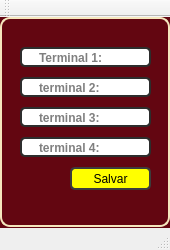
<?xml version="1.0" encoding="UTF-8"?>
<ui version="4.0">
 <class>MainWindow</class>
 <widget class="QMainWindow" name="MainWindow">
  <property name="geometry">
   <rect>
    <x>0</x>
    <y>0</y>
    <width>170</width>
    <height>250</height>
   </rect>
  </property>
  <property name="minimumSize">
   <size>
    <width>170</width>
    <height>250</height>
   </size>
  </property>
  <property name="maximumSize">
   <size>
    <width>170</width>
    <height>250</height>
   </size>
  </property>
  <property name="windowTitle">
   <string>Terminal</string>
  </property>
  <property name="windowIcon">
   <iconset>
    <normaloff>:/ICON/projetoFechamentoCx.png</normaloff>:/ICON/projetoFechamentoCx.png</iconset>
  </property>
  <widget class="QWidget" name="centralwidget">
   <property name="minimumSize">
    <size>
     <width>170</width>
     <height>0</height>
    </size>
   </property>
   <property name="maximumSize">
    <size>
     <width>170</width>
     <height>250</height>
    </size>
   </property>
   <property name="styleSheet">
    <string notr="true">background-color: rgb(99,6,17);</string>
   </property>
   <layout class="QHBoxLayout" name="horizontalLayout">
    <property name="spacing">
     <number>0</number>
    </property>
    <property name="leftMargin">
     <number>0</number>
    </property>
    <property name="topMargin">
     <number>0</number>
    </property>
    <property name="rightMargin">
     <number>0</number>
    </property>
    <property name="bottomMargin">
     <number>0</number>
    </property>
    <item>
     <widget class="QFrame" name="telaTerminal">
      <property name="minimumSize">
       <size>
        <width>170</width>
        <height>210</height>
       </size>
      </property>
      <property name="maximumSize">
       <size>
        <width>170</width>
        <height>210</height>
       </size>
      </property>
      <property name="styleSheet">
       <string notr="true">

QFrame{
background-color: rgb(99,6,17);
border-radius: 10px;
border: 2px solid rgb(245,230,189);
	color: rgb(0, 0, 0);
}

QFrame:houver{
	border: 2px solid rgb(65, 65, 65);
background-position: center;

}</string>
      </property>
      <property name="frameShape">
       <enum>QFrame::NoFrame</enum>
      </property>
      <property name="frameShadow">
       <enum>QFrame::Raised</enum>
      </property>
      <widget class="QLineEdit" name="terminal1">
       <property name="geometry">
        <rect>
         <x>20</x>
         <y>30</y>
         <width>131</width>
         <height>20</height>
        </rect>
       </property>
       <property name="font">
        <font>
         <weight>75</weight>
         <bold>true</bold>
        </font>
       </property>
       <property name="styleSheet">
        <string notr="true">

QLineEdit{
	border: 2px solid rgb(45, 45, 45);
 	border-radius: 5px;
    padding: 15px;
    color: rgb(0, 0, 0);
	background-color: rgb(255, 255, 255);
}
QLineEdit:hover{
	border: 2px solid rgb(55, 55, 55);
}
QLineEdit:focus{
	border: 2px solid rgb(255, 207, 0);
     color: rgb(0, 0, 0);
}</string>
       </property>
       <property name="placeholderText">
        <string>Terminal 1:</string>
       </property>
      </widget>
      <widget class="QLineEdit" name="terminal2">
       <property name="geometry">
        <rect>
         <x>20</x>
         <y>60</y>
         <width>131</width>
         <height>20</height>
        </rect>
       </property>
       <property name="font">
        <font>
         <weight>75</weight>
         <bold>true</bold>
        </font>
       </property>
       <property name="styleSheet">
        <string notr="true">

QLineEdit{
	border: 2px solid rgb(45, 45, 45);
 	border-radius: 5px;
    padding: 15px;
    color: rgb(0, 0, 0);
	background-color: rgb(255, 255, 255);
}
QLineEdit:hover{
	border: 2px solid rgb(55, 55, 55);
}
QLineEdit:focus{
	border: 2px solid rgb(255, 207, 0);
     color: rgb(0, 0, 0);
}</string>
       </property>
       <property name="placeholderText">
        <string>terminal 2:</string>
       </property>
      </widget>
      <widget class="QLineEdit" name="terminal3">
       <property name="geometry">
        <rect>
         <x>20</x>
         <y>90</y>
         <width>131</width>
         <height>20</height>
        </rect>
       </property>
       <property name="font">
        <font>
         <weight>75</weight>
         <bold>true</bold>
        </font>
       </property>
       <property name="styleSheet">
        <string notr="true">

QLineEdit{
	border: 2px solid rgb(45, 45, 45);
 	border-radius: 5px;
    padding: 15px;
    color: rgb(0, 0, 0);
	background-color: rgb(255, 255, 255);
}
QLineEdit:hover{
	border: 2px solid rgb(55, 55, 55);
}
QLineEdit:focus{
	border: 2px solid rgb(255, 207, 0);
     color: rgb(0, 0, 0);
}</string>
       </property>
       <property name="placeholderText">
        <string>terminal 3:</string>
       </property>
      </widget>
      <widget class="QPushButton" name="salvarTerminal">
       <property name="geometry">
        <rect>
         <x>70</x>
         <y>150</y>
         <width>81</width>
         <height>23</height>
        </rect>
       </property>
       <property name="styleSheet">
        <string notr="true">QPushButton{
 	border: 2px solid rgb(60, 60, 60);
	background-color: rgb(255, 255, 0);
	border-radius: 5px;
}

QPushButton:hover{
 	border: 2px solid rgb(255, 255, 0);
	background-color: rgb(255, 255, 0);
}

QPushButton:pressed{
 	border: 2px solid rgb(205, 205, 24);
	background-color: rgb(200, 205, 205);
    
	color: rgb(35, 35, 35);
}</string>
       </property>
       <property name="text">
        <string>Salvar</string>
       </property>
      </widget>
      <widget class="QLineEdit" name="terminal4">
       <property name="geometry">
        <rect>
         <x>20</x>
         <y>120</y>
         <width>131</width>
         <height>20</height>
        </rect>
       </property>
       <property name="font">
        <font>
         <weight>75</weight>
         <bold>true</bold>
        </font>
       </property>
       <property name="styleSheet">
        <string notr="true">

QLineEdit{
	border: 2px solid rgb(45, 45, 45);
 	border-radius: 5px;
    padding: 15px;
    color: rgb(0, 0, 0);
	background-color: rgb(255, 255, 255);
}
QLineEdit:hover{
	border: 2px solid rgb(55, 55, 55);
}
QLineEdit:focus{
	border: 2px solid rgb(255, 207, 0);
     color: rgb(0, 0, 0);
}</string>
       </property>
       <property name="placeholderText">
        <string>terminal 4:</string>
       </property>
      </widget>
     </widget>
    </item>
   </layout>
  </widget>
  <widget class="QMenuBar" name="menubar">
   <property name="geometry">
    <rect>
     <x>0</x>
     <y>0</y>
     <width>170</width>
     <height>21</height>
    </rect>
   </property>
  </widget>
  <widget class="QStatusBar" name="statusbar"/>
  <widget class="QToolBar" name="toolBar">
   <property name="windowTitle">
    <string>toolBar</string>
   </property>
   <attribute name="toolBarArea">
    <enum>TopToolBarArea</enum>
   </attribute>
   <attribute name="toolBarBreak">
    <bool>false</bool>
   </attribute>
  </widget>
 </widget>
 <resources/>
 <connections/>
</ui>
